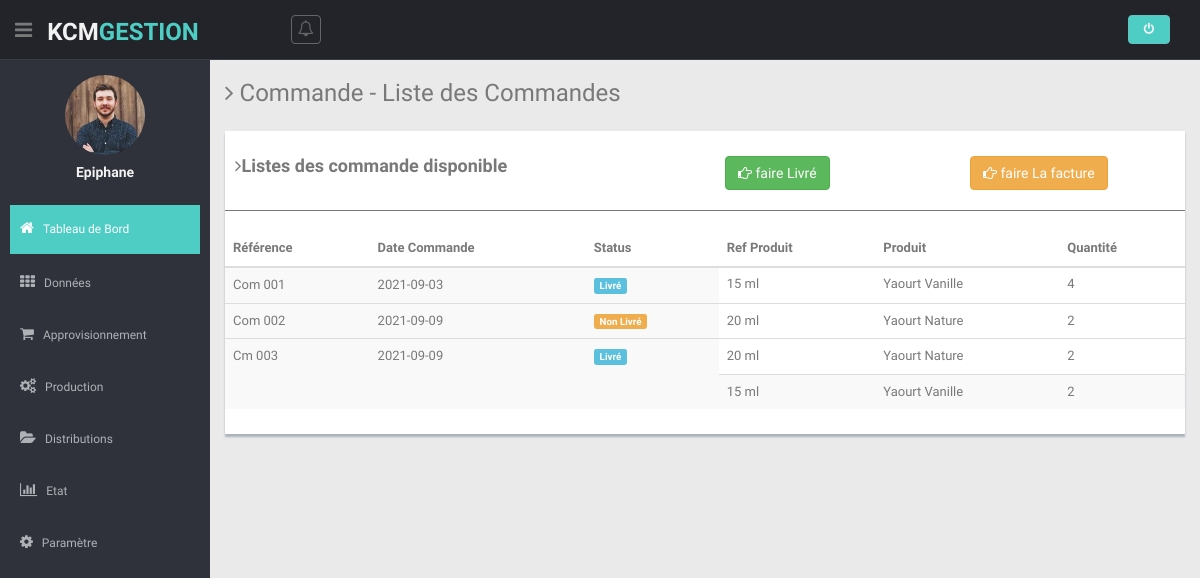
The app's page /views/listeCommande.php (signed in) with its own data.
### tables this page shows
CREATE TABLE `users` (
  `id_users` int(11) NOT NULL,
  `username` varchar(64) NOT NULL,
  `email` varchar(64) NOT NULL,
  `password` varchar(128) NOT NULL,
  `dateCreate` date DEFAULT NULL
);

CREATE TABLE `prod_commande` (
  `id_prd_q_com` int(11) NOT NULL,
  `id_comma_pro` int(11) NOT NULL,
  `id_produit_com` int(11) NOT NULL,
  `quantite_com` int(11) NOT NULL
);

CREATE TABLE `commande` (
  `id_com` int(11) NOT NULL,
  `reference_commande` varchar(128) NOT NULL,
  `date_com` date DEFAULT NULL,
  `livraison` varchar(16) NOT NULL,
  `user_create` varchar(16) DEFAULT NULL,
  `dateCreate` date DEFAULT NULL
);

CREATE TABLE `type_yaout` (
  `id_ty` int(11) NOT NULL,
  `ref_yaourt` varchar(64) NOT NULL,
  `nom_yaourt` varchar(64) NOT NULL,
  `user_create` varchar(64) DEFAULT NULL,
  `dateCreate` date NOT NULL
);

### models/modelLogin.php (called while the page is built, shortened)
<?php
class DemoLib
{
    public function UserDetails($user_id)
    {
        try {
            $db = dbConnect();
            $query = $db->prepare("SELECT id_users, username, email FROM users WHERE id_users=:id_users");
            $query->bindParam("id_users", $user_id, PDO::PARAM_STR);
            $query->execute();
            if ($query->rowCount() > 0) {
                return $query->fetch(PDO::FETCH_OBJ);
            }
        } catch (PDOException $e) {
            exit($e->getMessage());
        }
    }
}

### models/modelCommande.php (called while the page is built, shortened)
<?php
class ModelCommande
{
    public function getAllCommandeliv()
    {
        try {
            $db = dbConnect();
            $query = $db->prepare("SELECT *, COUNT(prod_commande.id_comma_pro) AS comptDate FROM commande, produits, prod_commande WHERE prod_commande.id_comma_pro = commande.id_com AND prod_commande.id_produit_com = produits.id_prod GROUP BY id_com");
            $query->execute();
            return $query->fetchall(PDO::FETCH_OBJ);
        } catch (PDOException $e) {
            exit($e->getMessage());
        }
    }
}

### controller/controllerCommande.php (called while the page is built, shortened)
<?php
require  '../models/modelCommande.php';
$commande = new ModelCommande();
$n_yLiv = $commande->getAllCommandeliv();

### views/listeCommande.php (the view)
<?php $title = 'Commande';
require('head.php');
require('header.php');
require('sibar.php');
require('../controller/controllerCommande.php');
?>
<section class="wrapper">
  <h3><i class="fa fa-angle-right"></i> Commande - Liste des Commandes</h3>
  <div class="row mt">
    <div class="col-md-12">
      <div class="content-panel">
        <h4>
          <div class="row">
            <div class="col-lg-6">
              <i class="fa fa-angle-right"></i><b>Listes des commande disponible</b>
            </div>
            <div class="col-lg-3">
              <a href="commandLiv.php" class="btn btn-success outline" title="Cliqué pour faire livré"><i class="fa fa-hand-o-right"></i> faire Livré</a>
            </div>
            <div class="col-lg-2">
              <a href="addFacture.php" class="btn btn-warning outline" title="Cliqué pour faire la Facture"><i class="fa fa-hand-o-right"></i> faire La facture</a>
            </div>
          </div>
        </h4>
        <hr>
        <table class="table table-striped table-advance table-hover">
          <thead>
            <tr>
              <th>Référence</th>
              <th>Date Commande</th>
              <th>Status</th>
              <th> Ref Produit</th>
              <th> Produit</th>
              <th> Quantité</th>
            </tr>
          </thead>
          <tbody>
            <?php foreach ($n_yLiv as $echoComD) : ?>
              <tr>
                <td rowspan="<?= $echoComD->comptDate + 1; ?>"><?= $echoComD->reference_commande ?></td>
                <td rowspan="<?= $echoComD->comptDate + 1; ?>"><?= $echoComD->date_com ?></td>
                <td rowspan="<?= $echoComD->comptDate + 1; ?>">
                  <?php
                  $liv = $echoComD->livraison;
                  if ($liv == "non_livre") :; ?>
                    <span class="label label-warning label-mini">Non Livré</span>
                  <?php else : ?>
                    <span class="label label-info label-mini">Livré</span>
                  <?php endif; ?>
                </td>
                <?php
                $cltComid = $echoComD->id_com;
                $db = dbConnect();
                $query = $db->prepare("SELECT * FROM commande, produits, prod_commande, type_yaout WHERE type_yaout.id_ty = produits.id_yaourt AND prod_commande.id_comma_pro = commande.id_com AND prod_commande.id_produit_com = produits.id_prod AND commande.id_com  = '" . $cltComid . "'");
                $query->execute();
                $idCltDate = $query->fetchall(PDO::FETCH_OBJ);
                foreach ($idCltDate as $dayClt) :;
                ?>
              <tr>
                <td><?= $dayClt->ref_yaourt; ?></td>
                <td><?= $dayClt->nom_yaourt; ?></td>
                <td><?= $dayClt->quantite_com ?></td>
              </tr>
            <?php endforeach; ?>
            </tr>
          <?php endforeach; ?>
          </tbody>
        </table>
      </div>
    </div>
  </div>
</section>
<?php require('foot.php'); ?>

### views/sibar.php (shortened to what this page needs)
<aside>
  <div id="sidebar" class="nav-collapse ">
    <ul class="sidebar-menu" id="nav-accordion">
      <p class="centered"><a href="profile.html"><img src="img/ui-sam.jpg" class="img-circle" width="80"></a></p>
      <h5 class="centered"><?= $user->username;
                            ?></h5>
      <li class="mt">
        <a class="active" href="accueil.php">
          <i class="fa fa-home"></i>
          <span>Tableau de Bord</span>
        </a>
      </li>
      <li class="sub-menu">
        <a href="javascript:;">
          <i class="fa fa-th"></i>
          <span>Données</span>
        </a>
      </li>
      <li class="sub-menu">
        <a href="javascript:;">
          <i class="fa fa-shopping-cart"></i>
          <span>Approvisionnement</span>
        </a>
      </li>
      <li class="sub-menu">
        <a href="javascript:;">
          <i class="fa fa-cogs"></i>
          <span>Production</span>
        </a>
      </li>
      <li class="sub-menu">
        <a href="javascript:;">
          <i class="fa fa-folder-open"></i>
          <span>Distributions</span>
        </a>
      </li>
      <li class="sub-menu">
        <a href="javascript:;">
          <i class="fa fa-bar-chart-o"></i>
          <span>Etat</span>
        </a>
      </li>
      <li class="sub-menu">
        <a href="javascript:;">
          <i class="fa fa-cog"></i>
          <span>Paramètre</span>
        </a>
      </li>
    </ul>
  </div>
</aside>
<section id="main-content">

### views/css/style.css (style rules this page uses)
body { color: #797979; background: #eaeaea; font-family: 'Ruda', sans-serif; padding: 0px !important; margin: 0px !important; font-size:13px; }
ul li { list-style: none; }
a, a:hover, a:focus { text-decoration: none; outline: none; }
hr { margin-top: 20px; margin-bottom: 20px; border: 0; border-top: 1px solid #797979; }
.centered { text-align: center; }
.mt { margin-top: 25px; }
#sidebar { width: 210px; height: 100%; position: fixed; background: #2f323a; }
#sidebar h5 { color: #f2f2f2; font-weight: 700; }
#sidebar ul li { position: relative; }
ul.sidebar-menu , ul.sidebar-menu li ul.sub { margin: -2px 0 0; padding: 0; }
ul.sidebar-menu { margin-top: 75px; }
ul.sidebar-menu li { margin-bottom: 5px; margin-left:10px; margin-right:10px; }
ul.sidebar-menu li.sub-menu { line-height: 15px; }
ul.sidebar-menu li a span { display: inline-block; }
ul.sidebar-menu li a { color: #aeb2b7; text-decoration: none; display: block; padding: 15px 0 15px 10px; font-size: 12px; outline: none; -webkit-transition: all 0.3s ease; -moz-transition: all 0.3s ease; -o-transition: all 0.3s ease; -ms-transition: all 0.3s ease; transition: all 0.3s ease; }
ul.sidebar-menu li a.active, ul.sidebar-menu li a:hover, ul.sidebar-menu li a:focus { background: #4ECDC4; color: #fff; display: block; -webkit-transition: all 0.3s ease; -moz-transition: all 0.3s ease; -o-transition: all 0.3s ease; -ms-transition: all 0.3s ease; transition: all 0.3s ease; }
ul.sidebar-menu li a i { font-size: 15px; padding-right: 6px; }
ul.sidebar-menu li a.active i { color: #fff; }
#main-content { margin-left: 210px; }
.wrapper { display: inline-block; margin-top: 60px; padding-left: 15px; padding-right: 15px; padding-bottom: 15px; padding-top: 0px; width: 100%; }
.content-panel { background: #ffffff; box-shadow: 0px 3px 2px #aab2bd; padding-top: 15px; padding-bottom: 5px; }
.content-panel h4 { margin-left: 10px; }

### records on screen
users: username "Epiphane"
prod_commande: id_comma_pro.reference_commande "Com 001", id_comma_pro.date_com "2021-09-03", shows "Livré"
commande: type_yaout.ref_yaourt "15 ml", type_yaout.nom_yaourt "Yaourt Vanille", prod_commande.quantite_com "4"
prod_commande: id_comma_pro.reference_commande "Com 002", id_comma_pro.date_com "2021-09-09", shows "Non Livré"
commande: type_yaout.ref_yaourt "20 ml", type_yaout.nom_yaourt "Yaourt Nature", prod_commande.quantite_com "2"
prod_commande: id_comma_pro.reference_commande "Cm 003", id_comma_pro.date_com "2021-09-09", shows "Livré"
commande: type_yaout.ref_yaourt "20 ml", type_yaout.nom_yaourt "Yaourt Nature", prod_commande.quantite_com "2", type_yaout.ref_yaourt "15 ml", type_yaout.nom_yaourt "Yaourt Vanille"
